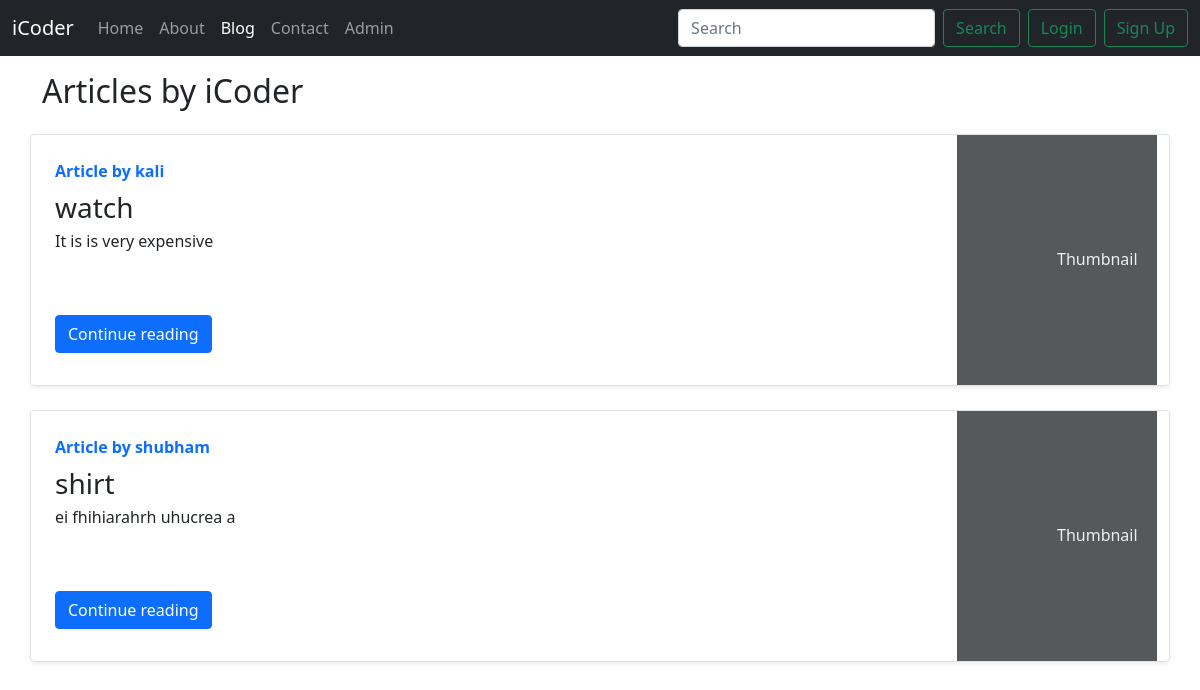
The page /blog/ on the database as committed earlier.
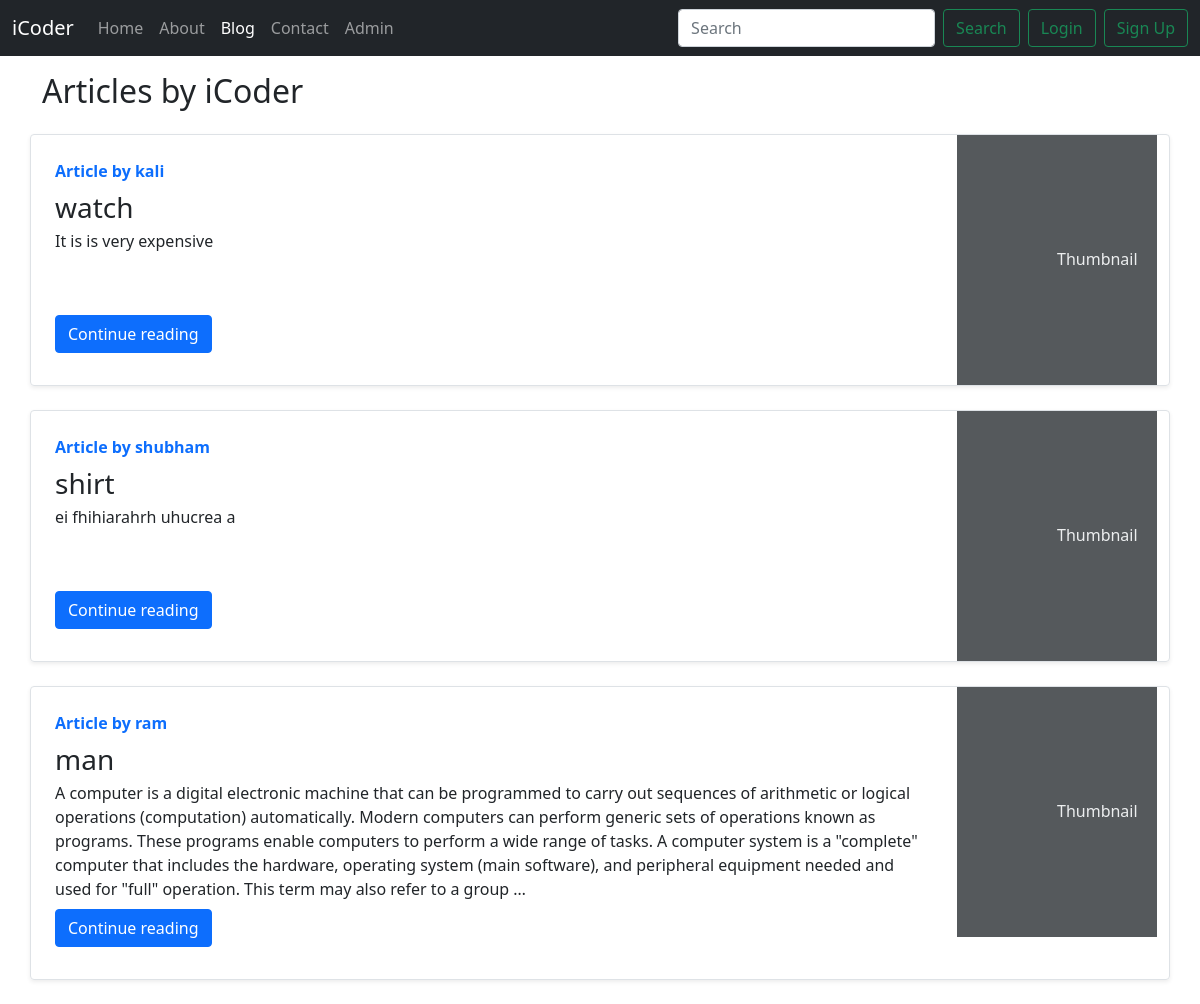
The same page on the database as committed later.
### blog/models.py (models this page shows, shortened)
class Post(models.Model):
    sno=models.AutoField(primary_key=True)
    title=models.CharField(max_length=255)
    author=models.CharField(max_length=20)
    slug=models.CharField(max_length=130)
    timeStamp=models.DateTimeField(blank=True)
    content=models.TextField()

### blog/views.py (the view)
# urls.py: path('', views.blogHome, name="bloghome"),
def blogHome(request):
    allPosts= Post.objects.all()
    context={'allPosts': allPosts}
    return render(request, "blog/blogHome.html", context)

### templates/blog/blogHome.html (shortened to what this page needs)
{% extends 'base.html' %}
{% block blogActive %}active{% endblock blogActive %}
{% block body %}
<div class="container my-3">
    <h2>Articles by iCoder</h2>
    {% for post in allPosts  %}
    <div class="row no-gutters border rounded overflow-hidden flex-md-row mb-4 shadow-sm h-md-250 my-4 position-relative">
        <div class="col p-4 d-flex flex-column position-static">
            <strong class="d-inline-block mb-2 text-primary">Article  by {{post.author}}</strong>
            <h3 class="mb-0">{{post.title}}</h3>
            <p class="card-text mb-auto">{{post.content| truncatechars:500}}</p>
            <div class="my-2">
            	<a href="/blog/{{post.slug}}" role="button" class="btn btn-primary">Continue reading</a>
            </div>
        </div>
        <div class="col-auto d-none d-lg-block">
            <svg class="bd-placeholder-img" width="200" height="250" xmlns="http://www.w3.org/2000/svg" preserveAspectRatio="xMidYMid slice" focusable="false" role="img" aria-label="Placeholder: Thumbnail">
                <rect width="100%" height="100%" fill="#55595c"></rect><text x="50%" y="50%" fill="#eceeef" dy=".3em">Thumbnail</text>
            </svg>
        </div>
        </div>
        {% endfor %}
    </div>
{% endblock body %}

Rows that differ between the two databases and show on the page:
added Post: author "ram", title "man", content "A computer is a digital electronic machine that can be programmed to carry out sequences of arithmetic or logical operations (computation) automatically. Modern computers can perform generic sets of operations known as programs. These programs enable computers to perform a wide range of tasks. A computer system is a \"complete\" computer that includes the hardware, operating system (main software), and peripheral equipment needed and used for \"full\" operation. This term may also refer to a group …"
